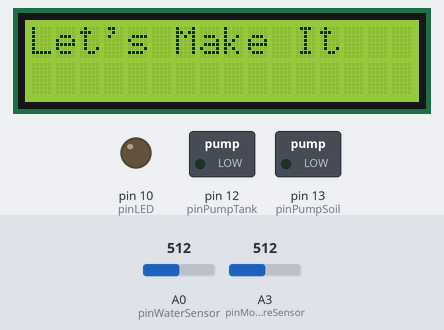
This sketch was run on a simulated Arduino Uno, built with avr-gcc and run on an emulated ATmega328P. Parts: 16×2 character LCD, switched loads named in the sketch (green lamp = pin HIGH), output pins drawn as LEDs (lit = HIGH). The inputs (shaded band) are chosen by the test bench; at power-on: A0 (pinWaterSensor) = 512, A3 (pinMoistureSensor) = 512. What the sketch prints to the serial monitor is not drawn.

Above: at 1.1 s.
At 3.2 s:
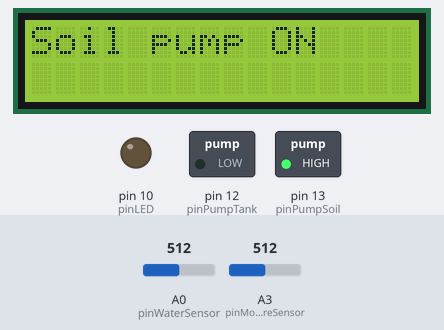
3.3 s: A0 (pinWaterSensor) set to 494
6.3 s: A0 (pinWaterSensor) set to 473
At 6.7 s:
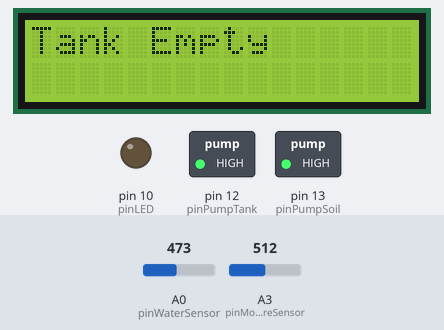
9.3 s: A3 (pinMoistureSensor) set to 489
At 10.8 s:
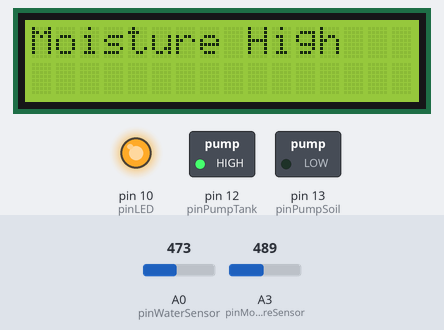
12.3 s: A0 (pinWaterSensor) set to 695
15.3 s: A0 (pinWaterSensor) set to 719
At 16.0 s:
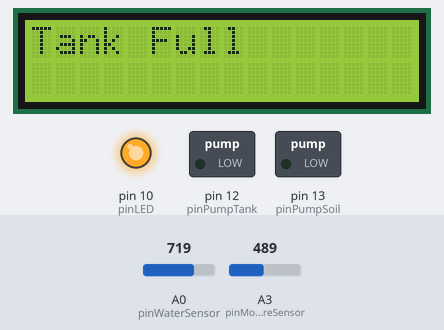
18.3 s: A3 (pinMoistureSensor) set to 511
At 20.1 s:
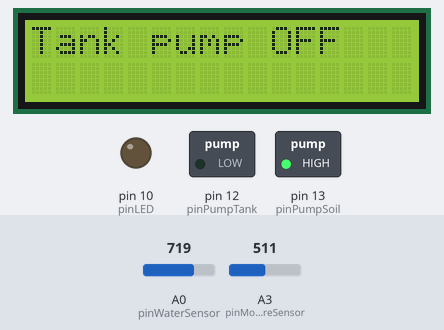
Timing chart, 0 to 21.6 s (numbered marks = the images above; inputs shaded):
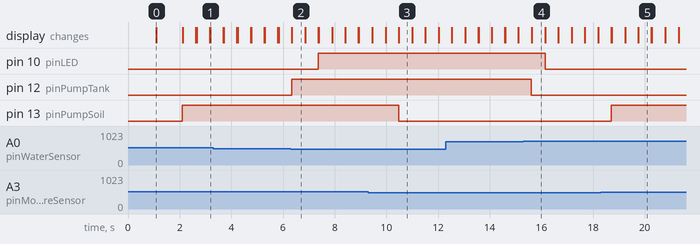

Measured:
- the behaviour switches between 481 and 480 on A0 (pinWaterSensor) (found by bisection; images 1 and 2)
- the behaviour switches between 500 and 499 on A3 (pinMoistureSensor) (found by bisection; images 2 and 3)
- the behaviour switches between 704 and 705 on A0 (pinWaterSensor) (found by bisection; images 3 and 4)
- after the input at 6.3 s, pin 10 (pinLED): LOW → HIGH after 1.1 s; pin 12 (pinPumpTank): LOW → HIGH at once; the display: changes at once (image 2)
- after the input at 9.3 s, pin 13 (pinPumpSoil): HIGH → LOW after 1.2 s; the display: first differs from a run without the input after 1.2 s (image 3)
- after the input at 15.3 s, pin 10 (pinLED): HIGH → LOW after 0.84 s; pin 12 (pinPumpTank): HIGH → LOW after 0.32 s; the display: changes after 0.33 s (image 4)
- after the input at 18.3 s, pin 13 (pinPumpSoil): LOW → HIGH after 0.40 s; the display: first differs from a run without the input after 0.43 s (image 5 shows a later state)

The sketch:

newSG_tOaster.ino
```cpp
// Group 01 Smart_gardening system

// libraries

#include "DFRobot_LCD.h"

DFRobot_LCD lcd(16,2);

// initializing pin modes

int pinMoistureSensor = A3;
int pinWaterSensor = A0;
int pinLED = 10;
int pinPumpSoil = 13;
int pinPumpTank = 12;


// initializing variables

int sensorMoisture;
int sensorWater;
int wet = 500;
int dry = 750;
int empty = 480;
int full = 705;
float hum;
float temp;

// boolean methods for moisture sensor

bool isWet(){
  sensorMoisture = analogRead(pinMoistureSensor);
  if ( sensorMoisture<wet){
    return true;
  }
  return false;
}

bool isDry(){
  sensorMoisture = analogRead(pinMoistureSensor);
  if ( sensorMoisture>dry){
    return true;
  }
  return false;
}

// boolean methods for water sensor

bool isTankEmpty(){
  sensorWater = analogRead(pinWaterSensor);
  if ( sensorWater<=empty){
    return true;
  }
  return false;
}

bool isTankFull(){
  sensorWater = analogRead(pinWaterSensor);
  if ( sensorWater>=full){
    return true;
  }
  return false;
}

// SetUp

void setup() {
  Serial.begin(9600);
  lcd.init(); // initializing the display
  lcd.setCursor(0,0); // setting cursor position to 2nd column 0 row
  //lcd.print(16,2);
  lcd.print("Smart Gardening ");
  delay(1000);
  lcd.clear();
  lcd.print("Let's Make It    ");
  delay(1000);
  pinMode(pinLED, OUTPUT);
  pinMode(pinPumpSoil, OUTPUT);
  pinMode(pinPumpTank, OUTPUT);

}

// Loop MAIN

void loop() {
  // conditions for Soil water pump to operate
   Serial.begin(9600);
  if ((isDry()==true) || isWet()==false){
    digitalWrite(pinPumpSoil, HIGH);
    lcd.setCursor(0,0);
    lcd.print("Moisture Low");
    Serial.print(sensorMoisture);
    lcd.clear();
    lcd.print("Soil pump ON");
    delay(500);
    lcd.clear();
  } else if ((isDry()==false || isWet()==true)) {
    digitalWrite(pinPumpSoil, LOW);
    lcd.print("Moisture High");
    delay(500);
    Serial.print(sensorMoisture);
    lcd.clear();
    lcd.print("Soil pump OFF");
    delay(500);
    lcd.clear();
  } else {
    Serial.print(sensorMoisture);
  }

 // conditions for Tank water pump to operate

  if (isTankEmpty()==true){
    digitalWrite(pinPumpTank, HIGH);
    lcd.print("Tank Empty");
    Serial.print(sensorWater);
    delay(500);
    lcd.clear();
    lcd.print("Tank pump ON");
    delay(500);
    lcd.clear();
    digitalWrite(pinLED, HIGH);
  } else if (isTankFull()==true){
    digitalWrite(pinPumpTank, LOW);
    lcd.print("Tank Full");
    Serial.print(sensorWater);
    delay(500);
    lcd.clear();
    lcd.print("Tank pump OFF");
    digitalWrite(pinLED, LOW);
    delay(500);
    lcd.clear();
  } else {
    Serial.print(sensorWater);
  }

}
```
